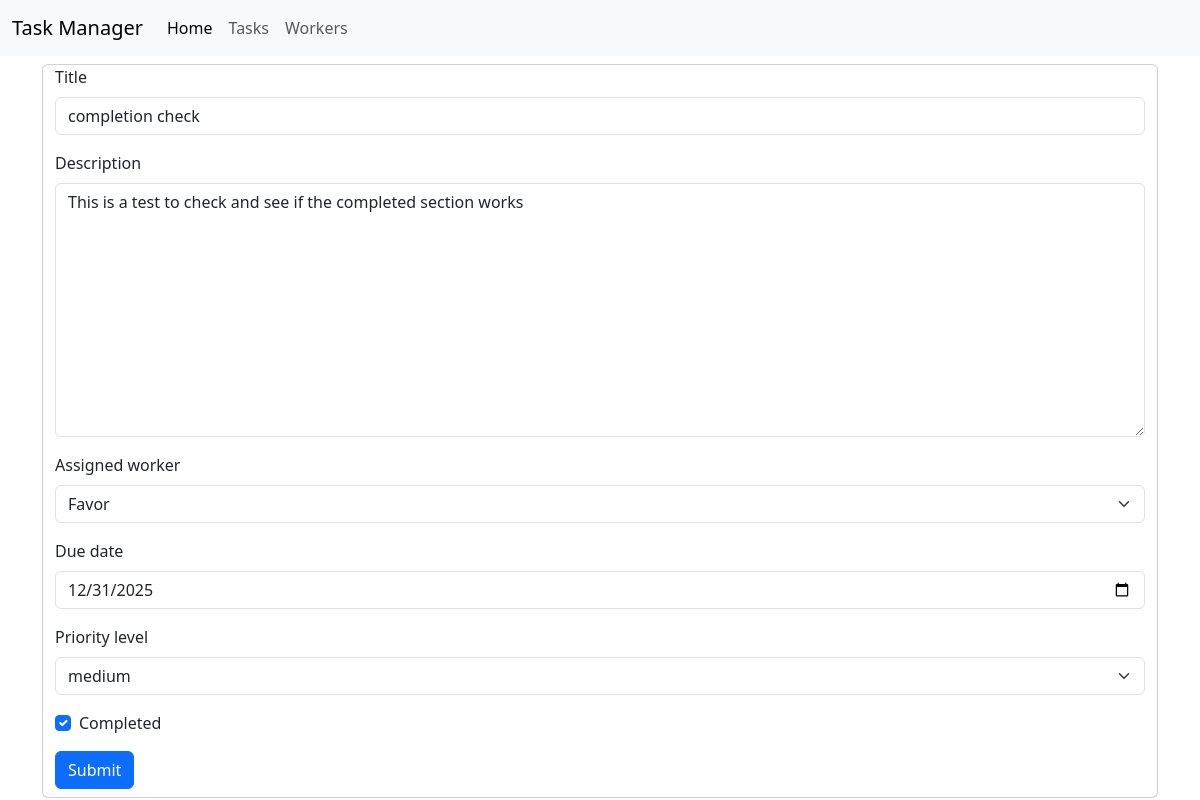
The app's page /tasks/update/5 with its own data.
### manager/models.py (models this page shows, shortened)
class Task(models.Model):
    class Level(models.TextChoices):
        High = "High","high"
        Medium = "Medium","medium"
        Low = "Low","low"
    task_id = models.CharField(max_length=20)
    title = models.CharField(max_length=100, null=True, blank=True)
    description = models.TextField(blank=True, null=True)
    assigned_worker = models.ForeignKey('Worker', on_delete=models.SET_NULL, null=True, blank=True)
    date_created = models.DateField(auto_now_add=True, null=True)
    due_date = models.DateField(null=True, blank=True)
    priority_level  = models.CharField(max_length=10, choices=Level.choices,default=Level.Low)
    completed = models.BooleanField(default=False)

### manager/views.py (the view)
# urls.py: path('tasks/update/<int:id>',views.taskUpdateView,name='task-update'),
def taskUpdateView(request, id):
    task = Task.objects.get(id=id)
    form = TaskForm(instance=task)
    if request.method == 'POST':
        form = TaskForm(request.POST, instance=task)
        if form.is_valid():
            form.save()
            return redirect('tasks')
    return render(request, 'form.html', {'form':form})

### manager/forms.py
class TaskForm(forms.ModelForm):
    class Meta:
        model = Task
        fields = ['title','description','assigned_worker','due_date','priority_level','completed']
        widgets = {
            'due_date': forms.DateInput(attrs={'type':'date'}),
        }

### manager/models.py (called while the page is built)
    def __str__(self):
        return self.name

### manager/templates/form.html (shortened to what this page needs)
{% extends 'base.html' %}
{% load django_bootstrap5 %}
{% block content %}
    <div class="card mt-2">
        <div class="container">
            <form action="" class="form" method="post">
                {% bootstrap_form form %}
                <div class="my-2">
                    {% bootstrap_button button_type="submit" content="Submit" %}
                </div>
            </form>
        </div>
    </div>
{% endblock content %}

### records on screen
Task: title "completion check", description "This is a test to check and see if the completed section works", assigned_worker "Favor", due_date "12/31/2025", priority_level "medium", completed "☑"
